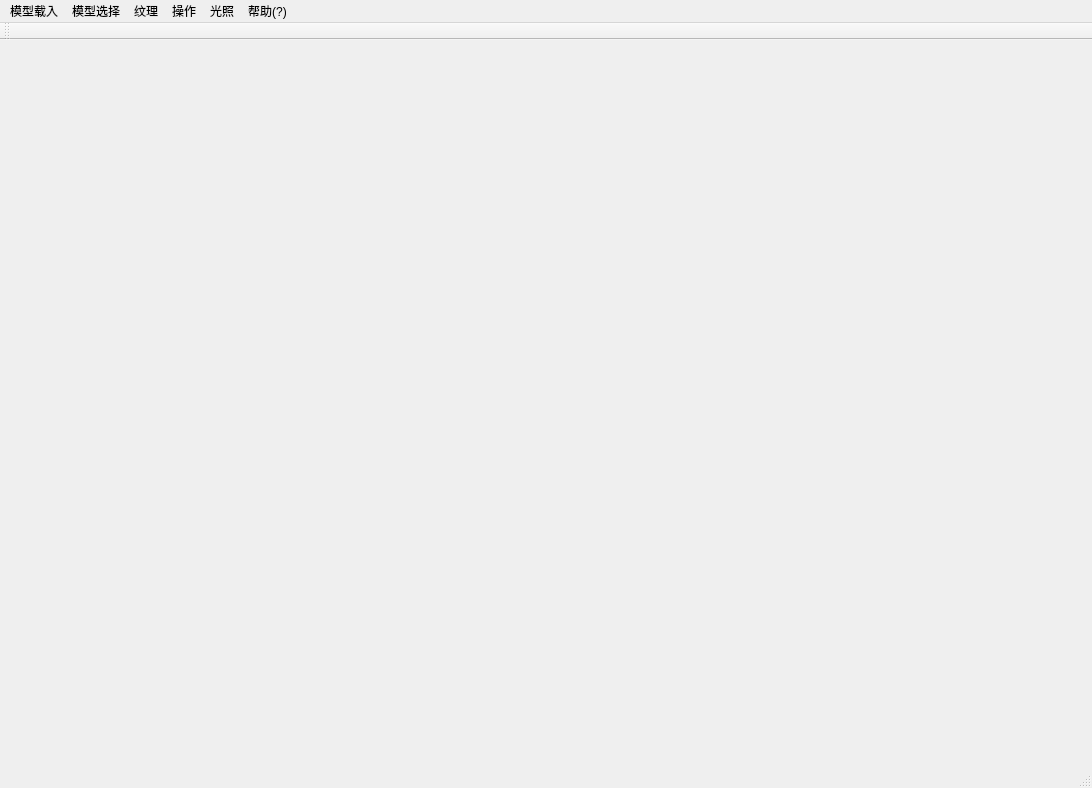
<?xml version="1.0" encoding="UTF-8"?>
<ui version="4.0">
 <class>MainWindow</class>
 <widget class="QMainWindow" name="MainWindow">
  <property name="geometry">
   <rect>
    <x>0</x>
    <y>0</y>
    <width>1092</width>
    <height>788</height>
   </rect>
  </property>
  <property name="windowTitle">
   <string>MainWindow</string>
  </property>
  <property name="windowIcon">
   <iconset>
    <normaloff>:/images/ICON.ico</normaloff>:/images/ICON.ico</iconset>
  </property>
  <widget class="QWidget" name="centralWidget">
   <widget class="openglwindow" name="widget" native="true">
    <property name="geometry">
     <rect>
      <x>50</x>
      <y>40</y>
      <width>961</width>
      <height>641</height>
     </rect>
    </property>
   </widget>
  </widget>
  <widget class="QMenuBar" name="menuBar">
   <property name="geometry">
    <rect>
     <x>0</x>
     <y>0</y>
     <width>1092</width>
     <height>26</height>
    </rect>
   </property>
   <widget class="QMenu" name="menu">
    <property name="title">
     <string>模型载入</string>
    </property>
    <addaction name="action_10"/>
    <addaction name="action_11"/>
   </widget>
   <widget class="QMenu" name="menu_2">
    <property name="title">
     <string>模型选择</string>
    </property>
    <addaction name="action_5"/>
    <addaction name="action_6"/>
    <addaction name="action_7"/>
   </widget>
   <widget class="QMenu" name="menu_3">
    <property name="title">
     <string>纹理</string>
    </property>
    <addaction name="separator"/>
    <addaction name="action_2"/>
    <addaction name="action_3"/>
    <addaction name="action_4"/>
   </widget>
   <widget class="QMenu" name="menu_4">
    <property name="title">
     <string>操作</string>
    </property>
    <addaction name="action_8"/>
    <addaction name="action_9"/>
   </widget>
   <widget class="QMenu" name="menu_5">
    <property name="title">
     <string>光照</string>
    </property>
    <addaction name="action_12"/>
    <addaction name="action_14"/>
   </widget>
   <widget class="QMenu" name="menu_6">
    <property name="title">
     <string>帮助(?)</string>
    </property>
    <addaction name="action_15"/>
   </widget>
   <addaction name="menu"/>
   <addaction name="menu_2"/>
   <addaction name="menu_3"/>
   <addaction name="menu_4"/>
   <addaction name="menu_5"/>
   <addaction name="menu_6"/>
  </widget>
  <widget class="QToolBar" name="mainToolBar">
   <attribute name="toolBarArea">
    <enum>TopToolBarArea</enum>
   </attribute>
   <attribute name="toolBarBreak">
    <bool>false</bool>
   </attribute>
  </widget>
  <widget class="QStatusBar" name="statusBar"/>
  <action name="action_2">
   <property name="text">
    <string>魔方</string>
   </property>
  </action>
  <action name="action_3">
   <property name="text">
    <string>大理石</string>
   </property>
  </action>
  <action name="action_4">
   <property name="text">
    <string>陶瓷</string>
   </property>
  </action>
  <action name="action_5">
   <property name="text">
    <string>点模型</string>
   </property>
  </action>
  <action name="action_6">
   <property name="text">
    <string>线框模型</string>
   </property>
  </action>
  <action name="action_7">
   <property name="text">
    <string>面模型</string>
   </property>
  </action>
  <action name="action_8">
   <property name="text">
    <string>旋转
</string>
   </property>
  </action>
  <action name="action_9">
   <property name="text">
    <string>缩放</string>
   </property>
  </action>
  <action name="action_10">
   <property name="text">
    <string>打开...
</string>
   </property>
  </action>
  <action name="action_11">
   <property name="text">
    <string>保存为...</string>
   </property>
  </action>
  <action name="action_12">
   <property name="text">
    <string>点光源</string>
   </property>
  </action>
  <action name="action_14">
   <property name="text">
    <string>平行光源</string>
   </property>
  </action>
  <action name="action_15">
   <property name="text">
    <string>使用手册</string>
   </property>
  </action>
 </widget>
 <layoutdefault spacing="6" margin="11"/>
 <customwidgets>
  <customwidget>
   <class>openglwindow</class>
   <extends>QWidget</extends>
   <header>openglwindow.h</header>
   <container>1</container>
  </customwidget>
 </customwidgets>
 <resources/>
 <connections/>
</ui>
